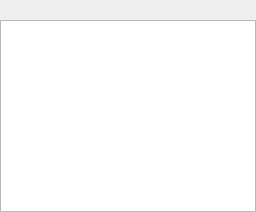
  <widget class="QDockWidget" name="dockProperties">
   <property name="minimumSize">
    <size>
     <width>150</width>
     <height>200</height>
    </size>
   </property>
   <property name="windowIcon">
    <iconset resource="QtIcons.qrc">
     <normaloff>:/QtIcons/settings.png</normaloff>:/QtIcons/settings.png</iconset>
   </property>
   <property name="floating">
    <bool>false</bool>
   </property>
   <property name="windowTitle">
    <string>Properties</string>
   </property>
   <attribute name="dockWidgetArea">
    <number>2</number>
   </attribute>
   <widget class="QWidget" name="propertiesBody">
    <layout class="QVBoxLayout" name="verticalLayout_5">
     <property name="spacing">
      <number>3</number>
     </property>
     <property name="margin">
      <number>0</number>
     </property>
     <item>
      <widget class="QToolBar" name="propertiesToolBar">
       <property name="iconSize">
        <size>
         <width>16</width>
         <height>16</height>
        </size>
       </property>
       <property name="toolButtonStyle">
        <enum>Qt::ToolButtonIconOnly</enum>
       </property>
       <addaction name="actionShowAdvancedProp"/>
       <addaction name="actionAddNewComponent"/>
       <addaction name="actionRemoveComponent"/>
      </widget>
     </item>
     <item>
      <widget class="PropertyEditor" name="propertyEditor">
       <property name="mouseTracking">
        <bool>false</bool>
       </property>
       <property name="styleSheet">
        <string notr="true"> QTreeView::branch:has-children:!has-siblings:closed,
 QTreeView::branch:closed:has-children:has-siblings {
         border-image: none;
         image: url(:/QtImages/tree-closed.png);
 }

 QTreeView::branch:open:has-children:!has-siblings,
 QTreeView::branch:open:has-children:has-siblings  {
         border-image: none;
         image: url(:/QtImages/tree-open.png);
 }
</string>
       </property>
       <property name="editTriggers">
        <set>QAbstractItemView::AllEditTriggers</set>
       </property>
       <property name="alternatingRowColors">
        <bool>true</bool>
       </property>
       <property name="selectionMode">
        <enum>QAbstractItemView::SingleSelection</enum>
       </property>
       <property name="indentation">
        <number>16</number>
       </property>
      </widget>
     </item>
    </layout>
   </widget>
  </widget>
